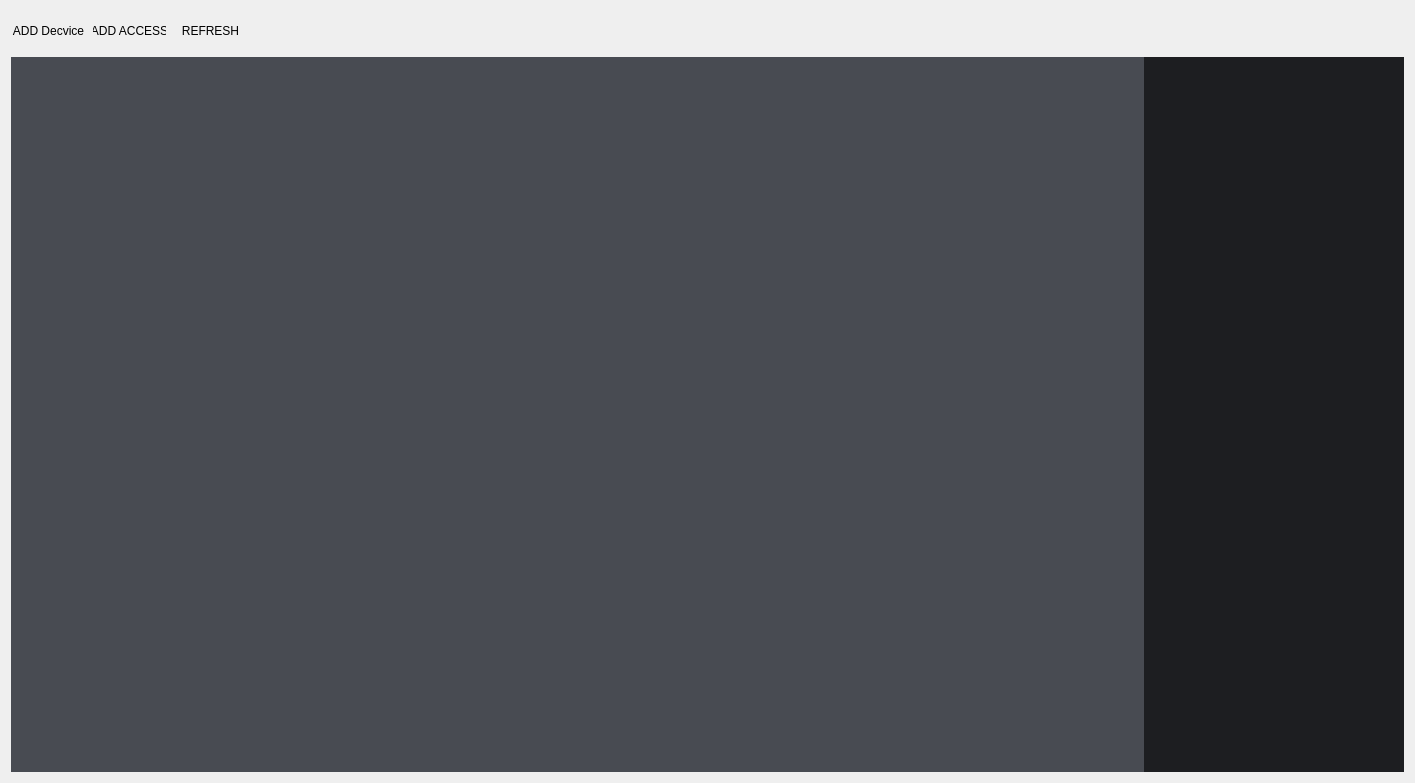
<?xml version="1.0" encoding="UTF-8"?>
<ui version="4.0">
 <class>AlarmCfg</class>
 <widget class="QWidget" name="AlarmCfg">
  <property name="geometry">
   <rect>
    <x>0</x>
    <y>0</y>
    <width>1415</width>
    <height>783</height>
   </rect>
  </property>
  <property name="windowTitle">
   <string>Form</string>
  </property>
  <layout class="QVBoxLayout" name="verticalLayout">
   <item>
    <layout class="QHBoxLayout" name="horizontalLayout">
     <item>
      <widget class="QPushButton" name="btnAddLinkRule">
       <property name="minimumSize">
        <size>
         <width>75</width>
         <height>23</height>
        </size>
       </property>
       <property name="maximumSize">
        <size>
         <width>75</width>
         <height>23</height>
        </size>
       </property>
       <property name="cursor">
        <cursorShape>PointingHandCursor</cursorShape>
       </property>
       <property name="text">
        <string>ADD Decvice</string>
       </property>
       <property name="flat">
        <bool>true</bool>
       </property>
      </widget>
     </item>
     <item>
      <widget class="QPushButton" name="btnAddAccessLinkRule">
       <property name="minimumSize">
        <size>
         <width>75</width>
         <height>23</height>
        </size>
       </property>
       <property name="maximumSize">
        <size>
         <width>75</width>
         <height>23</height>
        </size>
       </property>
       <property name="text">
        <string>ADD ACCESS</string>
       </property>
       <property name="flat">
        <bool>true</bool>
       </property>
      </widget>
     </item>
     <item>
      <widget class="QPushButton" name="btnUpdLinkRule">
       <property name="minimumSize">
        <size>
         <width>75</width>
         <height>23</height>
        </size>
       </property>
       <property name="maximumSize">
        <size>
         <width>75</width>
         <height>23</height>
        </size>
       </property>
       <property name="cursor">
        <cursorShape>PointingHandCursor</cursorShape>
       </property>
       <property name="text">
        <string>REFRESH</string>
       </property>
       <property name="flat">
        <bool>true</bool>
       </property>
      </widget>
     </item>
     <item>
      <spacer name="verticalSpacer">
       <property name="orientation">
        <enum>Qt::Vertical</enum>
       </property>
       <property name="sizeType">
        <enum>QSizePolicy::Minimum</enum>
       </property>
       <property name="sizeHint" stdset="0">
        <size>
         <width>20</width>
         <height>40</height>
        </size>
       </property>
      </spacer>
     </item>
     <item>
      <spacer name="horizontalSpacer">
       <property name="orientation">
        <enum>Qt::Horizontal</enum>
       </property>
       <property name="sizeHint" stdset="0">
        <size>
         <width>40</width>
         <height>20</height>
        </size>
       </property>
      </spacer>
     </item>
    </layout>
   </item>
   <item>
    <layout class="QGridLayout" name="gridLayout_2">
     <property name="spacing">
      <number>0</number>
     </property>
     <item row="1" column="1">
      <widget class="QTextEdit" name="textEdit">
       <property name="sizePolicy">
        <sizepolicy hsizetype="Preferred" vsizetype="Preferred">
         <horstretch>0</horstretch>
         <verstretch>0</verstretch>
        </sizepolicy>
       </property>
       <property name="minimumSize">
        <size>
         <width>260</width>
         <height>0</height>
        </size>
       </property>
       <property name="maximumSize">
        <size>
         <width>260</width>
         <height>16777215</height>
        </size>
       </property>
       <property name="palette">
        <palette>
         <active>
          <colorrole role="WindowText">
           <brush brushstyle="SolidPattern">
            <color alpha="255">
             <red>180</red>
             <green>180</green>
             <blue>180</blue>
            </color>
           </brush>
          </colorrole>
          <colorrole role="Button">
           <brush brushstyle="SolidPattern">
            <color alpha="255">
             <red>68</red>
             <green>68</green>
             <blue>68</blue>
            </color>
           </brush>
          </colorrole>
          <colorrole role="Light">
           <brush brushstyle="SolidPattern">
            <color alpha="255">
             <red>102</red>
             <green>102</green>
             <blue>102</blue>
            </color>
           </brush>
          </colorrole>
          <colorrole role="Midlight">
           <brush brushstyle="SolidPattern">
            <color alpha="255">
             <red>85</red>
             <green>85</green>
             <blue>85</blue>
            </color>
           </brush>
          </colorrole>
          <colorrole role="Dark">
           <brush brushstyle="SolidPattern">
            <color alpha="255">
             <red>34</red>
             <green>34</green>
             <blue>34</blue>
            </color>
           </brush>
          </colorrole>
          <colorrole role="Mid">
           <brush brushstyle="SolidPattern">
            <color alpha="255">
             <red>45</red>
             <green>45</green>
             <blue>45</blue>
            </color>
           </brush>
          </colorrole>
          <colorrole role="Text">
           <brush brushstyle="SolidPattern">
            <color alpha="255">
             <red>180</red>
             <green>180</green>
             <blue>180</blue>
            </color>
           </brush>
          </colorrole>
          <colorrole role="BrightText">
           <brush brushstyle="SolidPattern">
            <color alpha="255">
             <red>255</red>
             <green>255</green>
             <blue>255</blue>
            </color>
           </brush>
          </colorrole>
          <colorrole role="ButtonText">
           <brush brushstyle="SolidPattern">
            <color alpha="255">
             <red>180</red>
             <green>180</green>
             <blue>180</blue>
            </color>
           </brush>
          </colorrole>
          <colorrole role="Base">
           <brush brushstyle="SolidPattern">
            <color alpha="255">
             <red>29</red>
             <green>30</green>
             <blue>33</blue>
            </color>
           </brush>
          </colorrole>
          <colorrole role="Window">
           <brush brushstyle="SolidPattern">
            <color alpha="255">
             <red>68</red>
             <green>68</green>
             <blue>68</blue>
            </color>
           </brush>
          </colorrole>
          <colorrole role="Shadow">
           <brush brushstyle="SolidPattern">
            <color alpha="255">
             <red>0</red>
             <green>0</green>
             <blue>0</blue>
            </color>
           </brush>
          </colorrole>
          <colorrole role="AlternateBase">
           <brush brushstyle="SolidPattern">
            <color alpha="255">
             <red>34</red>
             <green>34</green>
             <blue>34</blue>
            </color>
           </brush>
          </colorrole>
          <colorrole role="ToolTipBase">
           <brush brushstyle="SolidPattern">
            <color alpha="255">
             <red>255</red>
             <green>255</green>
             <blue>220</blue>
            </color>
           </brush>
          </colorrole>
          <colorrole role="ToolTipText">
           <brush brushstyle="SolidPattern">
            <color alpha="255">
             <red>0</red>
             <green>0</green>
             <blue>0</blue>
            </color>
           </brush>
          </colorrole>
         </active>
         <inactive>
          <colorrole role="WindowText">
           <brush brushstyle="SolidPattern">
            <color alpha="255">
             <red>180</red>
             <green>180</green>
             <blue>180</blue>
            </color>
           </brush>
          </colorrole>
          <colorrole role="Button">
           <brush brushstyle="SolidPattern">
            <color alpha="255">
             <red>68</red>
             <green>68</green>
             <blue>68</blue>
            </color>
           </brush>
          </colorrole>
          <colorrole role="Light">
           <brush brushstyle="SolidPattern">
            <color alpha="255">
             <red>102</red>
             <green>102</green>
             <blue>102</blue>
            </color>
           </brush>
          </colorrole>
          <colorrole role="Midlight">
           <brush brushstyle="SolidPattern">
            <color alpha="255">
             <red>85</red>
             <green>85</green>
             <blue>85</blue>
            </color>
           </brush>
          </colorrole>
          <colorrole role="Dark">
           <brush brushstyle="SolidPattern">
            <color alpha="255">
             <red>34</red>
             <green>34</green>
             <blue>34</blue>
            </color>
           </brush>
          </colorrole>
          <colorrole role="Mid">
           <brush brushstyle="SolidPattern">
            <color alpha="255">
             <red>45</red>
             <green>45</green>
             <blue>45</blue>
            </color>
           </brush>
          </colorrole>
          <colorrole role="Text">
           <brush brushstyle="SolidPattern">
            <color alpha="255">
             <red>180</red>
             <green>180</green>
             <blue>180</blue>
            </color>
           </brush>
          </colorrole>
          <colorrole role="BrightText">
           <brush brushstyle="SolidPattern">
            <color alpha="255">
             <red>255</red>
             <green>255</green>
             <blue>255</blue>
            </color>
           </brush>
          </colorrole>
          <colorrole role="ButtonText">
           <brush brushstyle="SolidPattern">
            <color alpha="255">
             <red>180</red>
             <green>180</green>
             <blue>180</blue>
            </color>
           </brush>
          </colorrole>
          <colorrole role="Base">
           <brush brushstyle="SolidPattern">
            <color alpha="255">
             <red>29</red>
             <green>30</green>
             <blue>33</blue>
            </color>
           </brush>
          </colorrole>
          <colorrole role="Window">
           <brush brushstyle="SolidPattern">
            <color alpha="255">
             <red>68</red>
             <green>68</green>
             <blue>68</blue>
            </color>
           </brush>
          </colorrole>
          <colorrole role="Shadow">
           <brush brushstyle="SolidPattern">
            <color alpha="255">
             <red>0</red>
             <green>0</green>
             <blue>0</blue>
            </color>
           </brush>
          </colorrole>
          <colorrole role="AlternateBase">
           <brush brushstyle="SolidPattern">
            <color alpha="255">
             <red>34</red>
             <green>34</green>
             <blue>34</blue>
            </color>
           </brush>
          </colorrole>
          <colorrole role="ToolTipBase">
           <brush brushstyle="SolidPattern">
            <color alpha="255">
             <red>255</red>
             <green>255</green>
             <blue>220</blue>
            </color>
           </brush>
          </colorrole>
          <colorrole role="ToolTipText">
           <brush brushstyle="SolidPattern">
            <color alpha="255">
             <red>0</red>
             <green>0</green>
             <blue>0</blue>
            </color>
           </brush>
          </colorrole>
         </inactive>
         <disabled>
          <colorrole role="WindowText">
           <brush brushstyle="SolidPattern">
            <color alpha="255">
             <red>34</red>
             <green>34</green>
             <blue>34</blue>
            </color>
           </brush>
          </colorrole>
          <colorrole role="Button">
           <brush brushstyle="SolidPattern">
            <color alpha="255">
             <red>68</red>
             <green>68</green>
             <blue>68</blue>
            </color>
           </brush>
          </colorrole>
          <colorrole role="Light">
           <brush brushstyle="SolidPattern">
            <color alpha="255">
             <red>102</red>
             <green>102</green>
             <blue>102</blue>
            </color>
           </brush>
          </colorrole>
          <colorrole role="Midlight">
           <brush brushstyle="SolidPattern">
            <color alpha="255">
             <red>85</red>
             <green>85</green>
             <blue>85</blue>
            </color>
           </brush>
          </colorrole>
          <colorrole role="Dark">
           <brush brushstyle="SolidPattern">
            <color alpha="255">
             <red>34</red>
             <green>34</green>
             <blue>34</blue>
            </color>
           </brush>
          </colorrole>
          <colorrole role="Mid">
           <brush brushstyle="SolidPattern">
            <color alpha="255">
             <red>45</red>
             <green>45</green>
             <blue>45</blue>
            </color>
           </brush>
          </colorrole>
          <colorrole role="Text">
           <brush brushstyle="SolidPattern">
            <color alpha="255">
             <red>34</red>
             <green>34</green>
             <blue>34</blue>
            </color>
           </brush>
          </colorrole>
          <colorrole role="BrightText">
           <brush brushstyle="SolidPattern">
            <color alpha="255">
             <red>255</red>
             <green>255</green>
             <blue>255</blue>
            </color>
           </brush>
          </colorrole>
          <colorrole role="ButtonText">
           <brush brushstyle="SolidPattern">
            <color alpha="255">
             <red>34</red>
             <green>34</green>
             <blue>34</blue>
            </color>
           </brush>
          </colorrole>
          <colorrole role="Base">
           <brush brushstyle="SolidPattern">
            <color alpha="255">
             <red>68</red>
             <green>68</green>
             <blue>68</blue>
            </color>
           </brush>
          </colorrole>
          <colorrole role="Window">
           <brush brushstyle="SolidPattern">
            <color alpha="255">
             <red>68</red>
             <green>68</green>
             <blue>68</blue>
            </color>
           </brush>
          </colorrole>
          <colorrole role="Shadow">
           <brush brushstyle="SolidPattern">
            <color alpha="255">
             <red>0</red>
             <green>0</green>
             <blue>0</blue>
            </color>
           </brush>
          </colorrole>
          <colorrole role="AlternateBase">
           <brush brushstyle="SolidPattern">
            <color alpha="255">
             <red>68</red>
             <green>68</green>
             <blue>68</blue>
            </color>
           </brush>
          </colorrole>
          <colorrole role="ToolTipBase">
           <brush brushstyle="SolidPattern">
            <color alpha="255">
             <red>255</red>
             <green>255</green>
             <blue>220</blue>
            </color>
           </brush>
          </colorrole>
          <colorrole role="ToolTipText">
           <brush brushstyle="SolidPattern">
            <color alpha="255">
             <red>0</red>
             <green>0</green>
             <blue>0</blue>
            </color>
           </brush>
          </colorrole>
         </disabled>
        </palette>
       </property>
       <property name="frameShape">
        <enum>QFrame::NoFrame</enum>
       </property>
      </widget>
     </item>
     <item row="1" column="0">
      <widget class="QTableWidget" name="tableWidget_Linkage">
       <property name="palette">
        <palette>
         <active>
          <colorrole role="WindowText">
           <brush brushstyle="SolidPattern">
            <color alpha="255">
             <red>210</red>
             <green>210</green>
             <blue>210</blue>
            </color>
           </brush>
          </colorrole>
          <colorrole role="Button">
           <brush brushstyle="SolidPattern">
            <color alpha="255">
             <red>68</red>
             <green>68</green>
             <blue>68</blue>
            </color>
           </brush>
          </colorrole>
          <colorrole role="Light">
           <brush brushstyle="SolidPattern">
            <color alpha="255">
             <red>102</red>
             <green>102</green>
             <blue>102</blue>
            </color>
           </brush>
          </colorrole>
          <colorrole role="Midlight">
           <brush brushstyle="SolidPattern">
            <color alpha="255">
             <red>85</red>
             <green>85</green>
             <blue>85</blue>
            </color>
           </brush>
          </colorrole>
          <colorrole role="Dark">
           <brush brushstyle="SolidPattern">
            <color alpha="255">
             <red>34</red>
             <green>34</green>
             <blue>34</blue>
            </color>
           </brush>
          </colorrole>
          <colorrole role="Mid">
           <brush brushstyle="SolidPattern">
            <color alpha="255">
             <red>45</red>
             <green>45</green>
             <blue>45</blue>
            </color>
           </brush>
          </colorrole>
          <colorrole role="Text">
           <brush brushstyle="SolidPattern">
            <color alpha="255">
             <red>210</red>
             <green>210</green>
             <blue>210</blue>
            </color>
           </brush>
          </colorrole>
          <colorrole role="BrightText">
           <brush brushstyle="SolidPattern">
            <color alpha="255">
             <red>255</red>
             <green>255</green>
             <blue>255</blue>
            </color>
           </brush>
          </colorrole>
          <colorrole role="ButtonText">
           <brush brushstyle="SolidPattern">
            <color alpha="255">
             <red>210</red>
             <green>210</green>
             <blue>210</blue>
            </color>
           </brush>
          </colorrole>
          <colorrole role="Base">
           <brush brushstyle="SolidPattern">
            <color alpha="255">
             <red>72</red>
             <green>75</green>
             <blue>82</blue>
            </color>
           </brush>
          </colorrole>
          <colorrole role="Window">
           <brush brushstyle="SolidPattern">
            <color alpha="255">
             <red>68</red>
             <green>68</green>
             <blue>68</blue>
            </color>
           </brush>
          </colorrole>
          <colorrole role="Shadow">
           <brush brushstyle="SolidPattern">
            <color alpha="255">
             <red>0</red>
             <green>0</green>
             <blue>0</blue>
            </color>
           </brush>
          </colorrole>
          <colorrole role="Highlight">
           <brush brushstyle="SolidPattern">
            <color alpha="255">
             <red>51</red>
             <green>153</green>
             <blue>255</blue>
            </color>
           </brush>
          </colorrole>
          <colorrole role="HighlightedText">
           <brush brushstyle="SolidPattern">
            <color alpha="255">
             <red>180</red>
             <green>180</green>
             <blue>180</blue>
            </color>
           </brush>
          </colorrole>
          <colorrole role="AlternateBase">
           <brush brushstyle="SolidPattern">
            <color alpha="255">
             <red>54</red>
             <green>56</green>
             <blue>62</blue>
            </color>
           </brush>
          </colorrole>
          <colorrole role="ToolTipBase">
           <brush brushstyle="SolidPattern">
            <color alpha="255">
             <red>255</red>
             <green>255</green>
             <blue>220</blue>
            </color>
           </brush>
          </colorrole>
          <colorrole role="ToolTipText">
           <brush brushstyle="SolidPattern">
            <color alpha="255">
             <red>0</red>
             <green>0</green>
             <blue>0</blue>
            </color>
           </brush>
          </colorrole>
         </active>
         <inactive>
          <colorrole role="WindowText">
           <brush brushstyle="SolidPattern">
            <color alpha="255">
             <red>210</red>
             <green>210</green>
             <blue>210</blue>
            </color>
           </brush>
          </colorrole>
          <colorrole role="Button">
           <brush brushstyle="SolidPattern">
            <color alpha="255">
             <red>68</red>
             <green>68</green>
             <blue>68</blue>
            </color>
           </brush>
          </colorrole>
          <colorrole role="Light">
           <brush brushstyle="SolidPattern">
            <color alpha="255">
             <red>102</red>
             <green>102</green>
             <blue>102</blue>
            </color>
           </brush>
          </colorrole>
          <colorrole role="Midlight">
           <brush brushstyle="SolidPattern">
            <color alpha="255">
             <red>85</red>
             <green>85</green>
             <blue>85</blue>
            </color>
           </brush>
          </colorrole>
          <colorrole role="Dark">
           <brush brushstyle="SolidPattern">
            <color alpha="255">
             <red>34</red>
             <green>34</green>
             <blue>34</blue>
            </color>
           </brush>
          </colorrole>
          <colorrole role="Mid">
           <brush brushstyle="SolidPattern">
            <color alpha="255">
             <red>45</red>
             <green>45</green>
             <blue>45</blue>
            </color>
           </brush>
          </colorrole>
          <colorrole role="Text">
           <brush brushstyle="SolidPattern">
            <color alpha="255">
             <red>210</red>
             <green>210</green>
             <blue>210</blue>
            </color>
           </brush>
          </colorrole>
          <colorrole role="BrightText">
           <brush brushstyle="SolidPattern">
            <color alpha="255">
             <red>255</red>
             <green>255</green>
             <blue>255</blue>
            </color>
           </brush>
          </colorrole>
          <colorrole role="ButtonText">
           <brush brushstyle="SolidPattern">
            <color alpha="255">
             <red>210</red>
             <green>210</green>
             <blue>210</blue>
            </color>
           </brush>
          </colorrole>
          <colorrole role="Base">
           <brush brushstyle="SolidPattern">
            <color alpha="255">
             <red>72</red>
             <green>75</green>
             <blue>82</blue>
            </color>
           </brush>
          </colorrole>
          <colorrole role="Window">
           <brush brushstyle="SolidPattern">
            <color alpha="255">
             <red>68</red>
             <green>68</green>
             <blue>68</blue>
            </color>
           </brush>
          </colorrole>
          <colorrole role="Shadow">
           <brush brushstyle="SolidPattern">
            <color alpha="255">
             <red>0</red>
             <green>0</green>
             <blue>0</blue>
            </color>
           </brush>
          </colorrole>
          <colorrole role="Highlight">
           <brush brushstyle="SolidPattern">
            <color alpha="255">
             <red>51</red>
             <green>153</green>
             <blue>255</blue>
            </color>
           </brush>
          </colorrole>
          <colorrole role="HighlightedText">
           <brush brushstyle="SolidPattern">
            <color alpha="255">
             <red>180</red>
             <green>180</green>
             <blue>180</blue>
            </color>
           </brush>
          </colorrole>
          <colorrole role="AlternateBase">
           <brush brushstyle="SolidPattern">
            <color alpha="255">
             <red>54</red>
             <green>56</green>
             <blue>62</blue>
            </color>
           </brush>
          </colorrole>
          <colorrole role="ToolTipBase">
           <brush brushstyle="SolidPattern">
            <color alpha="255">
             <red>255</red>
             <green>255</green>
             <blue>220</blue>
            </color>
           </brush>
          </colorrole>
          <colorrole role="ToolTipText">
           <brush brushstyle="SolidPattern">
            <color alpha="255">
             <red>0</red>
             <green>0</green>
             <blue>0</blue>
            </color>
           </brush>
          </colorrole>
         </inactive>
         <disabled>
          <colorrole role="WindowText">
           <brush brushstyle="SolidPattern">
            <color alpha="255">
             <red>34</red>
             <green>34</green>
             <blue>34</blue>
            </color>
           </brush>
          </colorrole>
          <colorrole role="Button">
           <brush brushstyle="SolidPattern">
            <color alpha="255">
             <red>68</red>
             <green>68</green>
             <blue>68</blue>
            </color>
           </brush>
          </colorrole>
          <colorrole role="Light">
           <brush brushstyle="SolidPattern">
            <color alpha="255">
             <red>102</red>
             <green>102</green>
             <blue>102</blue>
            </color>
           </brush>
          </colorrole>
          <colorrole role="Midlight">
           <brush brushstyle="SolidPattern">
            <color alpha="255">
             <red>85</red>
             <green>85</green>
             <blue>85</blue>
            </color>
           </brush>
          </colorrole>
          <colorrole role="Dark">
           <brush brushstyle="SolidPattern">
            <color alpha="255">
             <red>34</red>
             <green>34</green>
             <blue>34</blue>
            </color>
           </brush>
          </colorrole>
          <colorrole role="Mid">
           <brush brushstyle="SolidPattern">
            <color alpha="255">
             <red>45</red>
             <green>45</green>
             <blue>45</blue>
            </color>
           </brush>
          </colorrole>
          <colorrole role="Text">
           <brush brushstyle="SolidPattern">
            <color alpha="255">
             <red>34</red>
             <green>34</green>
             <blue>34</blue>
            </color>
           </brush>
          </colorrole>
          <colorrole role="BrightText">
           <brush brushstyle="SolidPattern">
            <color alpha="255">
             <red>255</red>
             <green>255</green>
             <blue>255</blue>
            </color>
           </brush>
          </colorrole>
          <colorrole role="ButtonText">
           <brush brushstyle="SolidPattern">
            <color alpha="255">
             <red>34</red>
             <green>34</green>
             <blue>34</blue>
            </color>
           </brush>
          </colorrole>
          <colorrole role="Base">
           <brush brushstyle="SolidPattern">
            <color alpha="255">
             <red>68</red>
             <green>68</green>
             <blue>68</blue>
            </color>
           </brush>
          </colorrole>
          <colorrole role="Window">
           <brush brushstyle="SolidPattern">
            <color alpha="255">
             <red>68</red>
             <green>68</green>
             <blue>68</blue>
            </color>
           </brush>
          </colorrole>
          <colorrole role="Shadow">
           <brush brushstyle="SolidPattern">
            <color alpha="255">
             <red>0</red>
             <green>0</green>
             <blue>0</blue>
            </color>
           </brush>
          </colorrole>
          <colorrole role="Highlight">
           <brush brushstyle="SolidPattern">
            <color alpha="255">
             <red>51</red>
             <green>153</green>
             <blue>255</blue>
            </color>
           </brush>
          </colorrole>
          <colorrole role="HighlightedText">
           <brush brushstyle="SolidPattern">
            <color alpha="255">
             <red>255</red>
             <green>255</green>
             <blue>255</blue>
            </color>
           </brush>
          </colorrole>
          <colorrole role="AlternateBase">
           <brush brushstyle="SolidPattern">
            <color alpha="255">
             <red>54</red>
             <green>56</green>
             <blue>62</blue>
            </color>
           </brush>
          </colorrole>
          <colorrole role="ToolTipBase">
           <brush brushstyle="SolidPattern">
            <color alpha="255">
             <red>255</red>
             <green>255</green>
             <blue>220</blue>
            </color>
           </brush>
          </colorrole>
          <colorrole role="ToolTipText">
           <brush brushstyle="SolidPattern">
            <color alpha="255">
             <red>0</red>
             <green>0</green>
             <blue>0</blue>
            </color>
           </brush>
          </colorrole>
         </disabled>
        </palette>
       </property>
       <property name="styleSheet">
        <string notr="true"/>
       </property>
       <property name="frameShape">
        <enum>QFrame::NoFrame</enum>
       </property>
       <property name="horizontalScrollBarPolicy">
        <enum>Qt::ScrollBarAlwaysOff</enum>
       </property>
       <property name="alternatingRowColors">
        <bool>true</bool>
       </property>
       <attribute name="horizontalHeaderMinimumSectionSize">
        <number>25</number>
       </attribute>
       <attribute name="horizontalHeaderStretchLastSection">
        <bool>true</bool>
       </attribute>
       <attribute name="verticalHeaderVisible">
        <bool>false</bool>
       </attribute>
       <attribute name="verticalHeaderDefaultSectionSize">
        <number>30</number>
       </attribute>
      </widget>
     </item>
    </layout>
   </item>
  </layout>
 </widget>
 <resources/>
 <connections/>
</ui>
